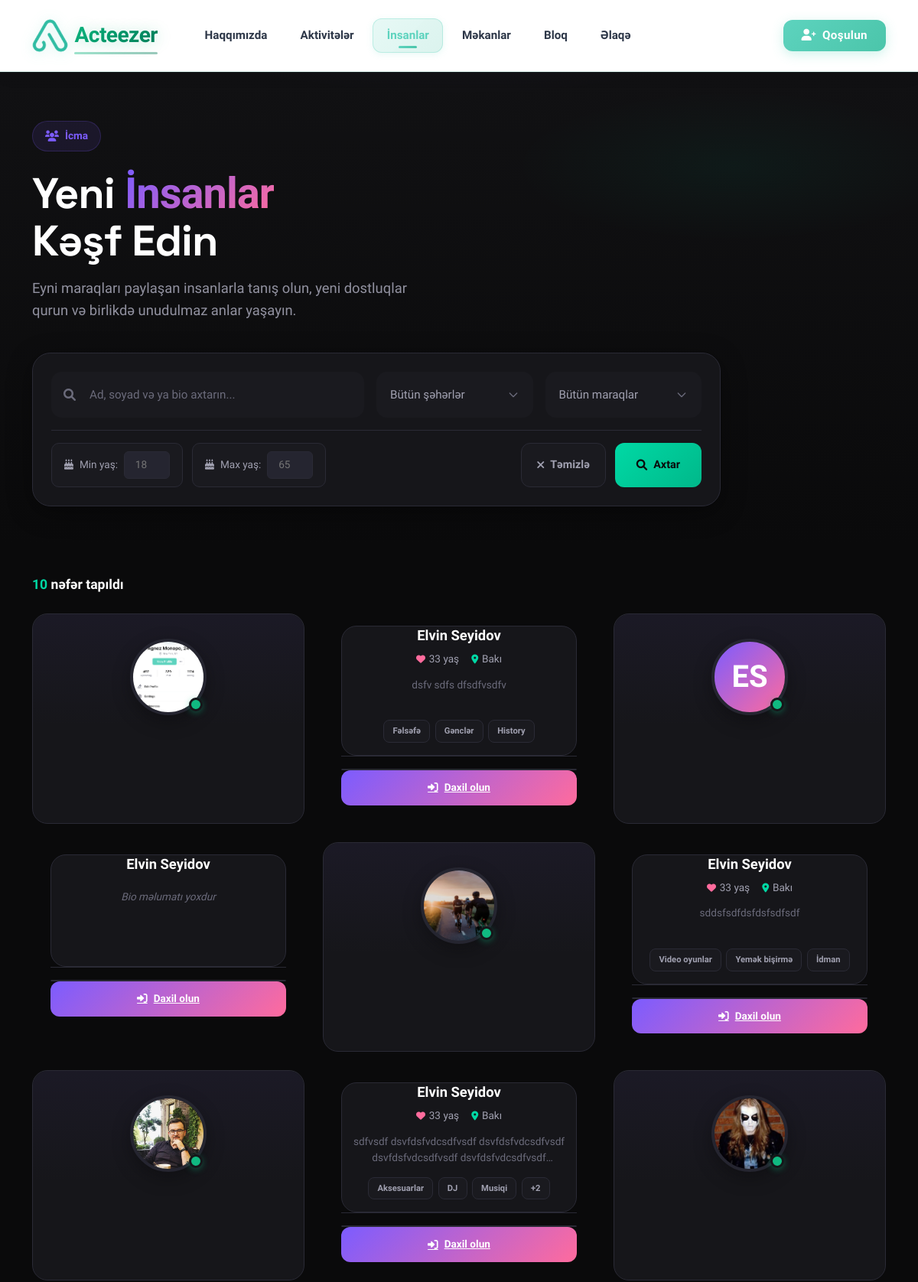
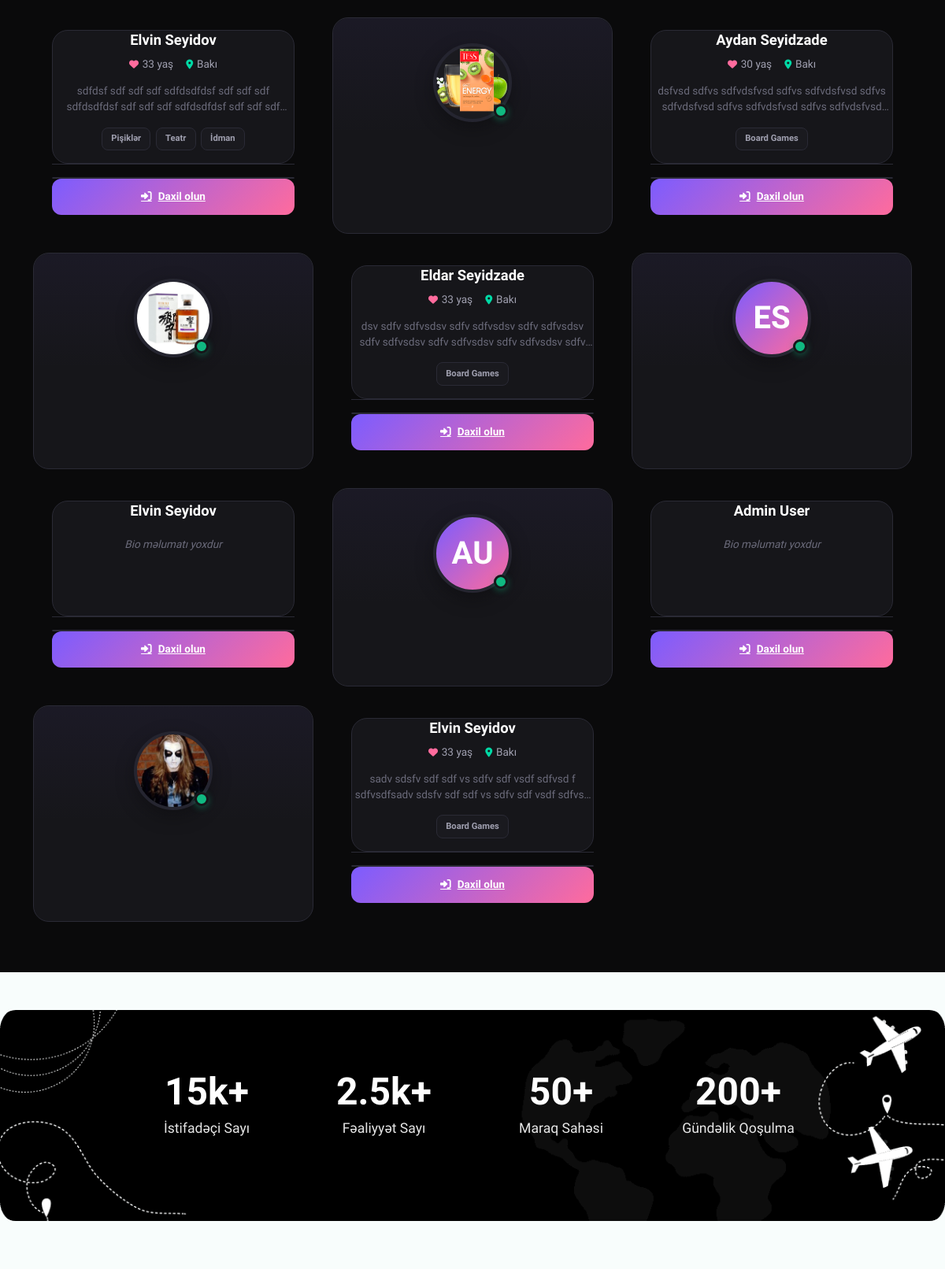
The app's page /accounts/people/ (upper part) with its own data (2 pictures, top to bottom).
### accounts/models.py (models this page shows, shortened)
class User(AbstractUser):
    phone_regex = RegexValidator(
        regex=r'^\+?1?\d{9,15}$',
        message="Phone number must be entered in the format: '+999999999'. Up to 15 digits allowed."
    )
    GENDER_CHOICES = [
        ('male', 'Kişi'),
        ('female', 'Qadın'),
        ('other', 'Digər'),
        ('prefer_not_to_say', 'Deməyi üstün tutmuram'),
    ]
    phone = models.CharField(validators=[phone_regex], max_length=17, unique=True)
    is_phone_verified = models.BooleanField(default=False)
    otp_code = models.CharField(max_length=6, blank=True, null=True)
    otp_created_at = models.DateTimeField(blank=True, null=True)
    is_google_signup = models.BooleanField(default=False, help_text="True if user registered via Google OAuth")
    birthday = models.DateField(blank=True, null=True)
    gender = models.CharField(max_length=20, choices=GENDER_CHOICES, blank=True, null=True)
    bio = models.TextField(max_length=500, blank=True, null=True)
    languages = models.ManyToManyField(Language, blank=True)
    city = models.CharField(max_length=100, blank=True, null=True)
    latitude = models.DecimalField(max_digits=9, decimal_places=6, blank=True, null=True)
    longitude = models.DecimalField(max_digits=9, decimal_places=6, blank=True, null=True)
    address = models.TextField(blank=True, null=True)
    interests = models.ManyToManyField(Interest, blank=True)
    registration_step = models.IntegerField(default=0)  # 0: phone, 1: otp, 2: name, 3: languages, 4: birthday, 5: images, 6: bio, 7: interests, 8: location, 9: complete
    is_registration_complete = models.BooleanField(default=False)
    created_at = models.DateTimeField(auto_now_add=True)
    updated_at = models.DateTimeField(auto_now=True)
    username = None
    USERNAME_FIELD = 'phone'
    REQUIRED_FIELDS = ['first_name', 'last_name']
    objects = UserManager()
    def get_full_name(self):
        if self.first_name and self.last_name:
            return f"{self.first_name} {self.last_name}"
        return self.phone
    @property
    def age(self):
        if self.birthday:
            from datetime import date
            today = date.today()
            return today.year - self.birthday.year - ((today.month, today.day) < (self.birthday.month, self.birthday.day))
        return None

class UserImage(models.Model):
    user = models.ForeignKey(User, on_delete=models.CASCADE, related_name='images')
    image = models.ImageField(upload_to=user_image_path)
    is_primary = models.BooleanField(default=False)
    order = models.PositiveIntegerField(default=0)
    uploaded_at = models.DateTimeField(auto_now_add=True)
    class Meta:
        ordering = ['order', 'uploaded_at']
        unique_together = ['user', 'order']

class Interest(models.Model):
    name = models.CharField(max_length=100, unique=True)
    icon = models.CharField(max_length=50, blank=True, null=True)  # Font awesome icon name or emoji
    icon_image = models.ImageField(upload_to='interest_icons/', null=True, blank=True, help_text="Icon image for interest")
    category = models.ForeignKey(
        InterestCategory,
        on_delete=models.SET_NULL,
        null=True,
        blank=True,
        related_name='interests',
        help_text="Category this interest belongs to"
    )
    is_general = models.BooleanField(default=False, help_text="Show in general/popular section")
    class Meta:
        ordering = ['name']

### accounts/views.py (the view, shortened to what this page needs)
# urls.py: path('people/', views.people_list, name='people_list'),
def people_list(request):
    query = request.GET.get('q', '').strip()
    city_filter = request.GET.get('city', '')
    interest_filter = request.GET.get('interest', '')
    age_min = request.GET.get('age_min', '')
    age_max = request.GET.get('age_max', '')
    users = User.objects.filter(
        is_registration_complete=True,
        is_active=True
    ).exclude(id=request.user.id if request.user.is_authenticated else None).select_related().prefetch_related('languages', 'interests', 'images')
    if city_filter:
        users = users.filter(city__icontains=city_filter)
    if interest_filter:
        users = users.filter(interests__id=interest_filter)
    if request.user.is_authenticated:
        for user_obj in users:
            user_obj.friendship_status = Friendship.get_friendship_status(request.user, user_obj)
    users = users.order_by('-created_at')
    from django.core.paginator import Paginator
    paginator = Paginator(users, 12)  # 12 users per page
    page_number = request.GET.get('page')
    page_obj = paginator.get_page(page_number)
    cities = User.objects.filter(
        is_registration_complete=True,
        city__isnull=False
    ).exclude(city='').values_list('city', flat=True).distinct().order_by('city')
    interests = Interest.objects.all().order_by('name')
    context = {
        'page_obj': page_obj,
        'cities': cities,
        'interests': interests,
        'query': query,
        'city_filter': city_filter,
        'interest_filter': interest_filter,
        'age_min': age_min,
        'age_max': age_max,
    }
    return render(request, 'accounts/people_list.html', context)

### templates/accounts/people_list.html (shortened to what this page needs)
{% extends 'base.html' %}
{% load static %}
{% block content %}
<div class="people-page">
    <section class="people-hero">
        <div class="container">
            <div class="hero-content">
                <div class="hero-badge">
                    <i class="fas fa-users"></i>
                    <span>İcma</span>
                </div>
                <h1 class="hero-title">
                    Yeni <span>İnsanlar</span><br>Kəşf Edin
                </h1>
                <p class="hero-subtitle">
                    Eyni maraqları paylaşan insanlarla tanış olun, yeni dostluqlar qurun və birlikdə unudulmaz anlar yaşayın.
                </p>
                <form method="get" class="search-container">
                    <div class="search-grid">
                        <div class="search-input-group">
                            <i class="fas fa-search search-icon"></i>
                            <input type="text" name="q" class="search-input" placeholder="Ad, soyad və ya bio axtarın..." value="{{ query }}">
                        </div>
                        <select name="city" class="filter-select">
                            <option value="">Bütün şəhərlər</option>
                        </select>
                        <select name="interest" class="filter-select">
                            <option value="">Bütün maraqlar</option>
                        </select>
                    </div>
                    <div class="advanced-filters">
                        <div class="filter-chip">
                            <i class="fas fa-birthday-cake"></i>
                            <span>Min yaş:</span>
                            <input type="number" name="age_min" placeholder="18" min="18" max="100" value="{{ age_min }}">
                        </div>
                        <div class="filter-chip">
                            <i class="fas fa-birthday-cake"></i>
                            <span>Max yaş:</span>
                            <input type="number" name="age_max" placeholder="65" min="18" max="100" value="{{ age_max }}">
                        </div>
                        <div class="search-actions" style="margin-left: auto;">
                            <a href="{% url 'accounts:people_list' %}" class="clear-btn">
                                <i class="fas fa-times"></i>
                                Təmizlə
                            </a>
                            <button type="submit" class="search-btn">
                                <i class="fas fa-search"></i>
                                Axtar
                            </button>
                        </div>
                    </div>
                </form>
            </div>
        </div>
    </section>
    <section style="background: var(--bg-primary); padding-top: 1rem;">
        <div class="container">
            <div class="results-bar">
                <div class="results-count">
                    <span>{{ page_obj.paginator.count }}</span> nəfər tapıldı
                </div>
            </div>
            {% if page_obj.object_list %}
            <div class="people-grid">
                {% for person in page_obj.object_list %}
                <a href="{% url 'accounts:user_detail' person.id %}" class="person-card">
                    <div class="card-header">
                        <div class="avatar-wrapper">
                            {% if person.profile_image %}
                            <img src="{{ person.profile_image.url }}" alt="{{ person.get_full_name }}" class="avatar">
                            {% elif person.images.first %}
                            <img src="{{ person.images.first.image.url }}" alt="{{ person.get_full_name }}" class="avatar">
                            {% else %}
                            <div class="avatar-placeholder">
                                {{ person.first_name|slice:":1"|upper }}{{ person.last_name|slice:":1"|upper }}
                            </div>
                            {% endif %}
                            <div class="online-badge"></div>
                        </div>
                    </div>
                    <div class="card-body">
                        <h5 class="person-name">{{ person.get_full_name }}</h5>
                        <div class="person-meta">
                            {% if person.age %}
                            <span class="meta-item age">
                                <i class="fas fa-heart"></i>
                                {{ person.age }} yaş
                            </span>
                            {% endif %}
                            {% if person.city %}
                            <span class="meta-item location">
                                <i class="fas fa-map-marker-alt"></i>
                                {{ person.city }}
                            </span>
                            {% endif %}
                        </div>
                        {% if person.bio %}
                        <p class="person-bio">{{ person.bio }}</p>
                        {% else %}
                        <p class="person-bio" style="color: var(--text-muted); font-style: italic;">Bio məlumatı yoxdur</p>
                        {% endif %}
                        {% if person.interests.all %}
                        <div class="interests-list">
                            {% for interest in person.interests.all|slice:":3" %}
                            <span class="interest-tag">{{ interest.name }}</span>
                            {% endfor %}
                            {% if person.interests.count > 3 %}
                            <span class="interest-tag">+{{ person.interests.count|add:"-3" }}</span>
                            {% endif %}
                        </div>
                        {% else %}
                        <div class="interests-list"></div>
                        {% endif %}
                        <div class="card-footer" onclick="event.preventDefault(); event.stopPropagation();">
                            {% if user.is_authenticated %}
                                {% if not person.friendship_status %}
                                <button class="friend-btn send-request" onclick="event.preventDefault(); event.stopPropagation(); sendFriendRequest({{ person.id }}, this);">
                                    <i class="fas fa-user-plus"></i>
                                    <span>Dostluq sorğusu</span>
                                </button>
                                {% elif person.friendship_status.status == 'pending' %}
                                    {% if person.friendship_status.initiated_by.id == user.id %}
                                    <button class="friend-btn pending" disabled onclick="event.preventDefault(); event.stopPropagation();">
                                        <i class="fas fa-clock"></i>
                                        <span>Gözləyir</span>
                                    </button>
                                    {% else %}
                                    <button class="friend-btn send-request" onclick="event.preventDefault(); event.stopPropagation(); respondFriendRequest({{ person.friendship_status.friendship.id }}, 'accept', this);">
                                        <i class="fas fa-check"></i>
                                        <span>Qəbul et</span>
                                    </button>
                                    {% endif %}
                                {% elif person.friendship_status.status == 'accepted' %}
                                <button class="friend-btn friends" disabled onclick="event.preventDefault(); event.stopPropagation();">
                                    <i class="fas fa-check-circle"></i>
                                    <span>Dostdur</span>
                                </button>
                                {% elif person.friendship_status.status == 'rejected' %}
                                <button class="friend-btn rejected" disabled onclick="event.preventDefault(); event.stopPropagation();">
                                    <i class="fas fa-times"></i>
                                    <span>Rədd edildi</span>
                                </button>
                                {% endif %}
                            {% else %}
                            <a href="{% url 'accounts:login' %}" class="friend-btn send-request" onclick="event.stopPropagation();">
                                <i class="fas fa-sign-in-alt"></i>
                                <span>Daxil olun</span>
                            </a>
                            {% endif %}
                        </div>
                    </div>
                </a>
                {% endfor %}
            </div>
            {% endif %}
        </div>
    </section>
</div>
{% endblock %}

### static/css/style.css (style rules this page uses)
:root { --primary-color: #5DD3BE; --primary-dark: #4BC5AA; --primary-light: #7CDDC9; --secondary-color: #4DB8E8; --accent-color: #FFB84D; --success-color: #5DD3BE; --warning-color: #FFB84D; --danger-color: #FF6B6B; --light-bg: #f8fdfc; --white: #ffffff; --dark-text: #1a2e2a; --gray-text: #64748b; --light-gray: #f0faf8; --border-color: #e0f2ef; --gradient-bg: linear-gradient(135deg, #5DD3BE 0%, #4BC5AA 100%); --gradient-warm: linear-gradient(135deg, #FFB84D 0%, #FF6B6B 100%); --gradient-hero: linear-gradient(135deg, rgba(93, 211, 190, 0.9) 0%, rgba(75, 197, 170, 0.9) 100%); --gradient-soft: linear-gradient(135deg, rgba(93, 211, 190, 0.1) 0%, rgba(75, 197, 170, 0.1) 100%); --shadow-sm: 0 1px 2px 0 rgb(0 0 0 / 0.05); --shadow-md: 0 4px 6px -1px rgb(0 0 0 / 0.1), 0 2px 4px -2px rgb(0 0 0 / 0.1); --shadow-lg: 0 10px 15px -3px rgb(0 0 0 / 0.1), 0 4px 6px -4px rgb(0 0 0 / 0.1); --shadow-xl: 0 20px 25px -5px rgb(0 0 0 / 0.1), 0 8px 10px -6px rgb(0 0 0 / 0.1); --shadow-primary: 0 4px 6px -1px rgba(93, 211, 190, 0.2), 0 2px 4px -2px rgba(93, 211, 190, 0.1); --border-radius: 12px; --border-radius-lg: 16px; --border-radius-xl: 20px; }
body { font-family: 'Poppins', sans-serif; line-height: 1.6; color: var(--dark-text); background-color: var(--light-bg); }
.card-header { background: var(--gradient-bg); color: white; border-radius: var(--border-radius-xl) var(--border-radius-xl) 0 0 !important; border: none; padding: 1.5rem; text-align: center; }
.card-body { padding: 2rem; }
.hero-content { position: relative; z-index: 2; }
.hero-title { font-size: 3.5rem; font-weight: 800; line-height: 1.2; margin-bottom: 2rem; }
.hero-subtitle { font-size: 1.25rem; font-weight: 400; opacity: 0.9; margin-bottom: 3rem; max-width: 600px; }

### records on screen
User: images.first.image (picture), get_full_name "Elvin Seyidov", age "33", city "Bakı", bio "dsfv sdfs dfsdfvsdfv"
Interest: name "Fəlsəfə"
Interest: name "Gənclər"
Interest: name "History"
User: first_name "E", last_name "S", get_full_name "Elvin Seyidov", shows "Bio məlumatı yoxdur"
User: images.first.image (picture), get_full_name "Elvin Seyidov", age "33", city "Bakı", bio "sddsfsdfdsfdsfsdfsdf"
Interest: name "Video oyunlar"
Interest: name "Yemək bişirmə"
Interest: name "İdman"
User: images.first.image (picture), get_full_name "Elvin Seyidov", age "33", city "Bakı", bio "sdfvsdf dsvfdsfvdcsdfvsdf dsvfdsfvdcsdfvsdf dsvfdsfvdcsdfvsdf…", interests.count|add "2"
Interest: name "Aksesuarlar"
Interest: name "DJ"
Interest: name "Musiqi"
User: images.first.image (picture), get_full_name "Elvin Seyidov", age "33", city "Bakı", bio "sdfdsf sdf sdf sdf sdfdsdfdsf sdf sdf sdf sdfdsdfdsf sdf sdf sdf sdfdsdfdsf sdf sdf…"
Interest: name "Pişiklər"
Interest: name "Teatr"
User: images.first.image (picture), get_full_name "Aydan Seyidzade", age "30", city "Bakı", bio "dsfvsd sdfvs sdfvdsfvsd sdfvs sdfvdsfvsd sdfvs sdfvdsfvsd sdfvs sdfvdsfvsd sdfvs…"
Interest: name "Board Games"
User: images.first.image (picture), get_full_name "Eldar Seyidzade", age "33", city "Bakı", bio "dsv sdfv sdfvsdsv sdfv sdfvsdsv sdfv sdfvsdsv sdfv sdfvsdsv sdfv sdfvsdsv sdfv sdfvsdsv…"
User: first_name "E", last_name "S", get_full_name "Elvin Seyidov", shows "Bio məlumatı yoxdur"
User: first_name "A", last_name "U", get_full_name "Admin User", shows "Bio məlumatı yoxdur"
User: images.first.image (picture), get_full_name "Elvin Seyidov", age "33", city "Bakı", bio "sadv sdsfv sdf sdf vs sdfv sdf vsdf sdfvsd f sdfvsdfsadv sdsfv sdf sdf vs sdfv sdf vsdf…"

### other values on screen
{{ page_obj.paginator.count }} "10"
